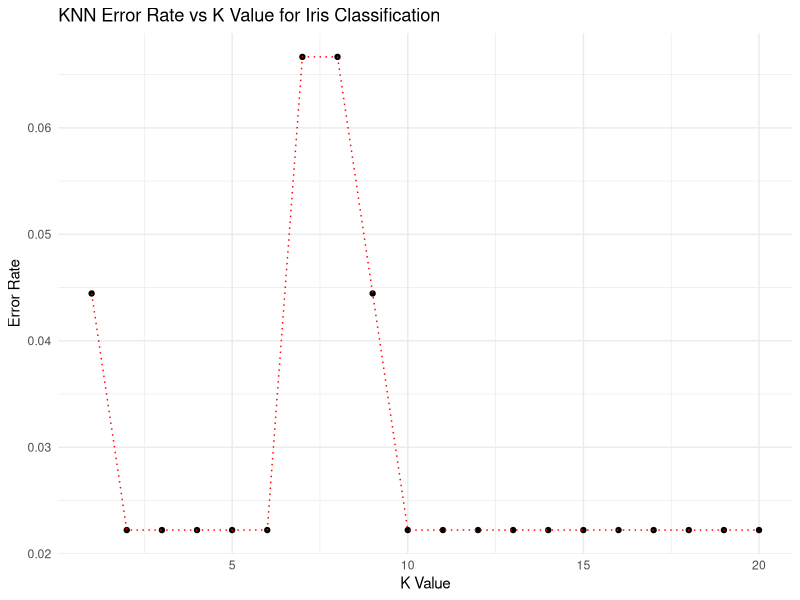
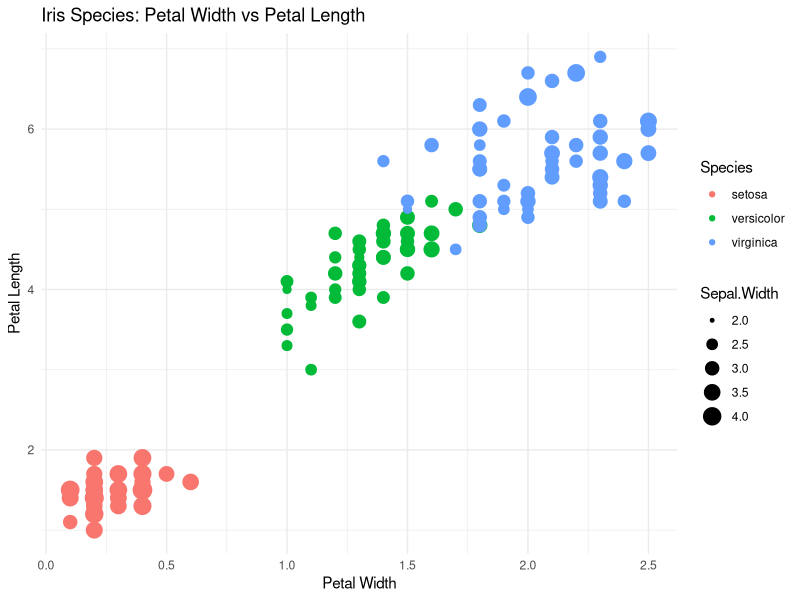

Write R code to recreate these figures, in order.
# ==
# PROJECT: IRIS SPECIES CLASSIFICATION USING KNN
# ==

# Load required libraries
library(class)
library(caTools)
library(ggplot2)

# Load Iris dataset
data(iris)

# Exploratory Data Analysis
cat(" IRIS DATASET OVERVIEW \n")
head(iris)
str(iris)

# Check variance of first two columns
cat("\n VARIANCE CHECK \n")
cat("Variance of Sepal.Length:", var(iris[,1]), "\n")
cat("Variance of Sepal.Width:", var(iris[,2]), "\n")

# Extract species and standardize data
species <- iris[,5]
standardised.iris <- scale(iris[,-5])

cat("\n VARIANCE AFTER STANDARDIZATION \n")
cat("Variance of standardized Sepal.Length:", var(standardised.iris[,1]), "\n")
cat("Variance of standardized Sepal.Width:", var(standardised.iris[,2]), "\n")

# Split data
set.seed(101)
split.idata <- sample.split(iris$Species, SplitRatio = 0.7)

# Training set
train.idata <- subset(standardised.iris, split.idata == TRUE)
train.species <- subset(species, split.idata == TRUE)

# Testing set
test.idata <- subset(standardised.iris, split.idata == FALSE)
test.species <- subset(species, split.idata == FALSE)

cat("\n DATA SPLIT \n")
cat("Training set size:", nrow(train.idata), "\n")
cat("Testing set size:", nrow(test.idata), "\n")

# KNN Model with k=3
set.seed(101)
predicted.species <- knn(train.idata, test.idata, train.species, k = 3)

cat("\n KNN PREDICTIONS (FIRST 10) \n")
print(head(predicted.species, 10))

# Calculate error rate
error.rate <- mean(test.species != predicted.species)
cat("\n MODEL PERFORMANCE \n")
cat("Error Rate (k=3):", error.rate, "\n")
cat("Accuracy (k=3):", 1 - error.rate, "\n")

# Find optimal k value
predicted.species <- NULL
error.rate <- NULL

for (i in 1:20) {
  set.seed(101)
  predicted.species <- knn(train.idata, test.idata, train.species, k = i)
  error.rate[i] <- mean(test.species != predicted.species)
}

# Create error rate dataframe
k.values <- 1:20
error.df <- data.frame(k.values, error.rate)

cat("\n ERROR RATES FOR DIFFERENT K VALUES \n")
print(error.df)

# Visualize error rates vs k values
ggplot(data = error.df, aes(x = k.values, y = error.rate)) +
  geom_point() +
  geom_line(linetype = "dotted", color = "red") + 
  labs(title = "KNN Error Rate vs K Value for Iris Classification",
       x = "K Value", y = "Error Rate") +
  theme_minimal()

# Find optimal k (minimum error rate)
optimal.k <- which.min(error.rate)
cat("\n OPTIMAL K VALUE \n")
cat("Optimal k:", optimal.k, "with error rate:", error.rate[optimal.k], "\n")
cat("Accuracy with optimal k:", 1 - error.rate[optimal.k], "\n")

# Visualize the data
ggplot(data = iris, aes(x = Petal.Width, y = Petal.Length)) +
  geom_point(aes(color = Species, size = Sepal.Width)) +
  labs(title = "Iris Species: Petal Width vs Petal Length",
       x = "Petal Width", y = "Petal Length") +
  theme_minimal()
